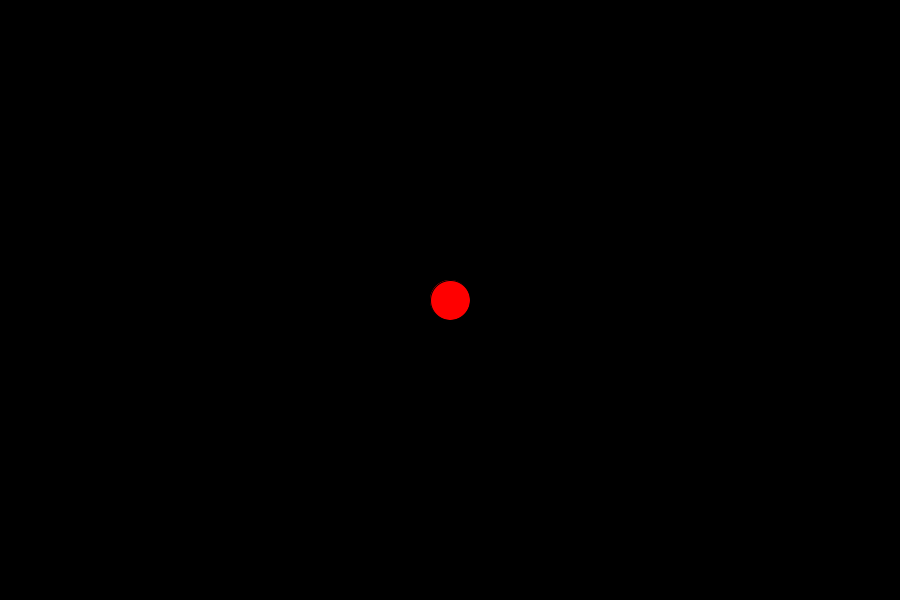
Frame 1 (no input)
Frame 60 (the mouse pressed at the canvas centre just before this capture): identical to frame 1, image omitted
Frame 120 (the mouse held since frame 60 and released just before this capture): identical to frame 1, image omitted

The Processing sketch that drew this single still picture (run headless with seeded random() and noise(); from frame 60 on, the mouse is pressed at the canvas centre):

// Processing sketch: Ship
// ── Ship.pde
//Ship By Jessen Durden 
// 1/31/19 
float shipX;
float shipY;
float speedX =0;
float speedY =0;
//Sets the postion and speed of the ship 
void setup() {
  size(900, 600);
  background(255);
  //Sets the size and color of the Background
  shipX = width/2;
  shipY = height/2;
  //Defines the Properties of the ShipX and ShipY vaules 
  frameRate(20);
  //Makes the Frame Rate to 20
  fill(255, 0, 0);
  //Makes the ship red
}
void draw() {
  background(0);
  //ReDraws the Background
  ellipse(shipX, shipY, 40, 40);
  //Draws the ship
  if (keyPressed && keyCode == LEFT) {
    speedX--;
  }
  if (keyPressed && keyCode == RIGHT) {
    speedX++;
  }


  if (keyPressed && keyCode == UP) {
    speedY --;
  }

  if (keyPressed && keyCode == DOWN) {
    speedY++;
  } 
  if (keyPressed && keyCode == ALT) {
    fill(255);
  }
  //Sets the direction of the ship with the corresponding arrow key
  shipX = shipX+speedX;
  speedX=.99*speedX;
  shipY= shipY+speedY;
  speedY=.99*speedY;
  //Sets up the Gravity Command
}
